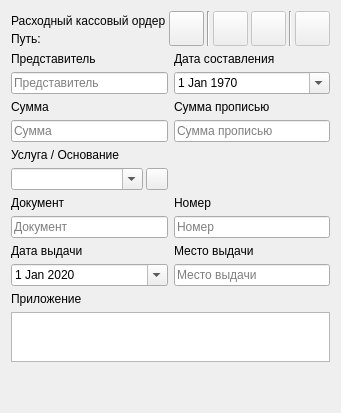
     <widget class="QWidget" name="t_cash_order_expense_form">
      <property name="enabled">
       <bool>true</bool>
      </property>
      <attribute name="title">
       <string>Расходный кассовый ордер</string>
      </attribute>
      <layout class="QGridLayout" name="gl_coef">
       <item row="3" column="0" colspan="2">
        <spacer name="vs_coef">
         <property name="orientation">
          <enum>Qt::Vertical</enum>
         </property>
         <property name="sizeHint" stdset="0">
          <size>
           <width>20</width>
           <height>40</height>
          </size>
         </property>
        </spacer>
       </item>
       <item row="1" column="0" colspan="2">
        <widget class="QWidget" name="w_coef" native="true">
         <layout class="QGridLayout" name="gl_w_coef">
          <property name="leftMargin">
           <number>0</number>
          </property>
          <property name="topMargin">
           <number>0</number>
          </property>
          <property name="rightMargin">
           <number>0</number>
          </property>
          <property name="bottomMargin">
           <number>0</number>
          </property>
          <property name="spacing">
           <number>6</number>
          </property>
          <item row="8" column="0">
           <widget class="QWidget" name="w_coef_services" native="true">
            <layout class="QHBoxLayout" name="hl_coef_services">
             <property name="spacing">
              <number>3</number>
             </property>
             <property name="leftMargin">
              <number>0</number>
             </property>
             <property name="topMargin">
              <number>0</number>
             </property>
             <property name="rightMargin">
              <number>0</number>
             </property>
             <property name="bottomMargin">
              <number>0</number>
             </property>
             <item>
              <widget class="QComboBox" name="cmb_coef_service">
               <property name="minimumSize">
                <size>
                 <width>0</width>
                 <height>22</height>
                </size>
               </property>
               <property name="maximumSize">
                <size>
                 <width>16777215</width>
                 <height>22</height>
                </size>
               </property>
               <property name="editable">
                <bool>true</bool>
               </property>
               <property name="sizeAdjustPolicy">
                <enum>QComboBox::AdjustToMinimumContentsLengthWithIcon</enum>
               </property>
               <property name="duplicatesEnabled">
                <bool>false</bool>
               </property>
              </widget>
             </item>
             <item>
              <widget class="QPushButton" name="pb_coef_toggle_service">
               <property name="minimumSize">
                <size>
                 <width>22</width>
                 <height>22</height>
                </size>
               </property>
               <property name="maximumSize">
                <size>
                 <width>22</width>
                 <height>22</height>
                </size>
               </property>
               <property name="icon">
                <iconset resource="../resources/resources.qrc">
                 <normaloff>:/icons/icons/plus.ico</normaloff>:/icons/icons/plus.ico</iconset>
               </property>
               <property name="iconSize">
                <size>
                 <width>10</width>
                 <height>10</height>
                </size>
               </property>
              </widget>
             </item>
            </layout>
           </widget>
          </item>
          <item row="10" column="1">
           <widget class="QLineEdit" name="le_coef_document_code">
            <property name="minimumSize">
             <size>
              <width>0</width>
              <height>22</height>
             </size>
            </property>
            <property name="maximumSize">
             <size>
              <width>16777215</width>
              <height>22</height>
             </size>
            </property>
            <property name="text">
             <string/>
            </property>
            <property name="placeholderText">
             <string>Номер</string>
            </property>
            <property name="clearButtonEnabled">
             <bool>true</bool>
            </property>
           </widget>
          </item>
          <item row="11" column="0">
           <widget class="QLabel" name="l_coef_document_issue_date">
            <property name="text">
             <string>Дата выдачи</string>
            </property>
           </widget>
          </item>
          <item row="13" column="0" colspan="2">
           <widget class="QLabel" name="l_coef_addiction">
            <property name="text">
             <string>Приложение</string>
            </property>
           </widget>
          </item>
          <item row="14" column="0" colspan="2">
           <widget class="QPlainTextEdit" name="pte_coef_addiction">
            <property name="minimumSize">
             <size>
              <width>0</width>
              <height>50</height>
             </size>
            </property>
            <property name="maximumSize">
             <size>
              <width>16777215</width>
              <height>50</height>
             </size>
            </property>
            <property name="tabChangesFocus">
             <bool>true</bool>
            </property>
           </widget>
          </item>
          <item row="3" column="1">
           <widget class="QDateEdit" name="de_coef_date">
            <property name="minimumSize">
             <size>
              <width>0</width>
              <height>22</height>
             </size>
            </property>
            <property name="maximumSize">
             <size>
              <width>16777215</width>
              <height>22</height>
             </size>
            </property>
            <property name="buttonSymbols">
             <enum>QAbstractSpinBox::NoButtons</enum>
            </property>
            <property name="dateTime">
             <datetime>
              <hour>0</hour>
              <minute>0</minute>
              <second>0</second>
              <year>1970</year>
              <month>1</month>
              <day>1</day>
             </datetime>
            </property>
            <property name="calendarPopup">
             <bool>true</bool>
            </property>
           </widget>
          </item>
          <item row="12" column="0">
           <widget class="QDateEdit" name="de_coef_document_issue_date">
            <property name="minimumSize">
             <size>
              <width>0</width>
              <height>22</height>
             </size>
            </property>
            <property name="maximumSize">
             <size>
              <width>16777215</width>
              <height>22</height>
             </size>
            </property>
            <property name="buttonSymbols">
             <enum>QAbstractSpinBox::NoButtons</enum>
            </property>
            <property name="dateTime">
             <datetime>
              <hour>0</hour>
              <minute>0</minute>
              <second>0</second>
              <year>2020</year>
              <month>1</month>
              <day>1</day>
             </datetime>
            </property>
            <property name="calendarPopup">
             <bool>true</bool>
            </property>
           </widget>
          </item>
          <item row="10" column="0">
           <widget class="QLineEdit" name="le_coef_document">
            <property name="minimumSize">
             <size>
              <width>0</width>
              <height>22</height>
             </size>
            </property>
            <property name="maximumSize">
             <size>
              <width>16777215</width>
              <height>22</height>
             </size>
            </property>
            <property name="text">
             <string/>
            </property>
            <property name="placeholderText">
             <string>Документ</string>
            </property>
            <property name="clearButtonEnabled">
             <bool>true</bool>
            </property>
           </widget>
          </item>
          <item row="5" column="0">
           <widget class="QLabel" name="l_coef_price">
            <property name="text">
             <string>Сумма</string>
            </property>
           </widget>
          </item>
          <item row="5" column="1">
           <widget class="QLabel" name="l_coef_price_text">
            <property name="text">
             <string>Сумма прописью</string>
            </property>
           </widget>
          </item>
          <item row="3" column="0">
           <widget class="QLineEdit" name="le_coef_agent">
            <property name="minimumSize">
             <size>
              <width>0</width>
              <height>22</height>
             </size>
            </property>
            <property name="maximumSize">
             <size>
              <width>16777215</width>
              <height>22</height>
             </size>
            </property>
            <property name="text">
             <string/>
            </property>
            <property name="placeholderText">
             <string>Представитель</string>
            </property>
            <property name="clearButtonEnabled">
             <bool>true</bool>
            </property>
           </widget>
          </item>
          <item row="9" column="1">
           <widget class="QLabel" name="l_coef_document_code">
            <property name="text">
             <string>Номер</string>
            </property>
           </widget>
          </item>
          <item row="6" column="0">
           <widget class="QLineEdit" name="le_coef_price">
            <property name="minimumSize">
             <size>
              <width>0</width>
              <height>22</height>
             </size>
            </property>
            <property name="maximumSize">
             <size>
              <width>16777215</width>
              <height>22</height>
             </size>
            </property>
            <property name="text">
             <string/>
            </property>
            <property name="placeholderText">
             <string>Сумма</string>
            </property>
            <property name="clearButtonEnabled">
             <bool>true</bool>
            </property>
           </widget>
          </item>
          <item row="7" column="0">
           <widget class="QLabel" name="l_coef_service">
            <property name="text">
             <string>Услуга / Основание</string>
            </property>
            <property name="alignment">
             <set>Qt::AlignLeading|Qt::AlignLeft|Qt::AlignVCenter</set>
            </property>
           </widget>
          </item>
          <item row="6" column="1">
           <widget class="QLineEdit" name="le_coef_price_text">
            <property name="minimumSize">
             <size>
              <width>0</width>
              <height>22</height>
             </size>
            </property>
            <property name="maximumSize">
             <size>
              <width>16777215</width>
              <height>22</height>
             </size>
            </property>
            <property name="text">
             <string/>
            </property>
            <property name="readOnly">
             <bool>true</bool>
            </property>
            <property name="placeholderText">
             <string>Сумма прописью</string>
            </property>
            <property name="clearButtonEnabled">
             <bool>true</bool>
            </property>
           </widget>
          </item>
          <item row="11" column="1">
           <widget class="QLabel" name="l_coef_document_issue_place">
            <property name="text">
             <string>Место выдачи</string>
            </property>
           </widget>
          </item>
          <item row="9" column="0">
           <widget class="QLabel" name="l_coef_document">
            <property name="text">
             <string>Документ</string>
            </property>
           </widget>
          </item>
          <item row="12" column="1">
           <widget class="QLineEdit" name="le_coef_document_issue_place">
            <property name="minimumSize">
             <size>
              <width>0</width>
              <height>22</height>
             </size>
            </property>
            <property name="maximumSize">
             <size>
              <width>16777215</width>
              <height>22</height>
             </size>
            </property>
            <property name="text">
             <string/>
            </property>
            <property name="placeholderText">
             <string>Место выдачи</string>
            </property>
            <property name="clearButtonEnabled">
             <bool>true</bool>
            </property>
           </widget>
          </item>
          <item row="2" column="1">
           <widget class="QLabel" name="l_coef_date">
            <property name="text">
             <string>Дата составления</string>
            </property>
           </widget>
          </item>
          <item row="2" column="0">
           <widget class="QLabel" name="l_coef_agent">
            <property name="text">
             <string>Представитель</string>
            </property>
           </widget>
          </item>
         </layout>
        </widget>
       </item>
       <item row="0" column="0" colspan="2">
        <widget class="QWidget" name="w_coef_actions" native="true">
         <property name="minimumSize">
          <size>
           <width>0</width>
           <height>35</height>
          </size>
         </property>
         <property name="maximumSize">
          <size>
           <width>16777215</width>
           <height>35</height>
          </size>
         </property>
         <layout class="QGridLayout" name="gl_coef_actions">
          <property name="leftMargin">
           <number>0</number>
          </property>
          <property name="topMargin">
           <number>0</number>
          </property>
          <property name="rightMargin">
           <number>0</number>
          </property>
          <property name="bottomMargin">
           <number>0</number>
          </property>
          <property name="spacing">
           <number>3</number>
          </property>
          <item row="3" column="3">
           <widget class="QPushButton" name="pb_coef_open_file">
            <property name="enabled">
             <bool>false</bool>
            </property>
            <property name="sizePolicy">
             <sizepolicy hsizetype="Fixed" vsizetype="Fixed">
              <horstretch>0</horstretch>
              <verstretch>0</verstretch>
             </sizepolicy>
            </property>
            <property name="minimumSize">
             <size>
              <width>35</width>
              <height>35</height>
             </size>
            </property>
            <property name="maximumSize">
             <size>
              <width>35</width>
              <height>35</height>
             </size>
            </property>
            <property name="toolTip">
             <string>Открыть</string>
            </property>
            <property name="icon">
             <iconset resource="../resources/resources.qrc">
              <normaloff>:/icons/icons/open-file.ico</normaloff>:/icons/icons/open-file.ico</iconset>
            </property>
            <property name="iconSize">
             <size>
              <width>20</width>
              <height>20</height>
             </size>
            </property>
            <property name="shortcut">
             <string>Ctrl+O</string>
            </property>
           </widget>
          </item>
          <item row="3" column="1">
           <widget class="QPushButton" name="pb_coef_save">
            <property name="sizePolicy">
             <sizepolicy hsizetype="Fixed" vsizetype="Fixed">
              <horstretch>0</horstretch>
              <verstretch>0</verstretch>
             </sizepolicy>
            </property>
            <property name="minimumSize">
             <size>
              <width>35</width>
              <height>35</height>
             </size>
            </property>
            <property name="maximumSize">
             <size>
              <width>35</width>
              <height>35</height>
             </size>
            </property>
            <property name="toolTip">
             <string>Сохранить</string>
            </property>
            <property name="icon">
             <iconset resource="../resources/resources.qrc">
              <normaloff>:/icons/icons/save-button.ico</normaloff>:/icons/icons/save-button.ico</iconset>
            </property>
            <property name="iconSize">
             <size>
              <width>22</width>
              <height>22</height>
             </size>
            </property>
           </widget>
          </item>
          <item row="3" column="2">
           <widget class="Line" name="line_coef_1">
            <property name="sizePolicy">
             <sizepolicy hsizetype="Fixed" vsizetype="Fixed">
              <horstretch>0</horstretch>
              <verstretch>0</verstretch>
             </sizepolicy>
            </property>
            <property name="minimumSize">
             <size>
              <width>0</width>
              <height>35</height>
             </size>
            </property>
            <property name="orientation">
             <enum>Qt::Vertical</enum>
            </property>
           </widget>
          </item>
          <item row="3" column="4">
           <widget class="QPushButton" name="pb_coef_open_folder">
            <property name="enabled">
             <bool>false</bool>
            </property>
            <property name="sizePolicy">
             <sizepolicy hsizetype="Fixed" vsizetype="Fixed">
              <horstretch>0</horstretch>
              <verstretch>0</verstretch>
             </sizepolicy>
            </property>
            <property name="minimumSize">
             <size>
              <width>35</width>
              <height>35</height>
             </size>
            </property>
            <property name="maximumSize">
             <size>
              <width>35</width>
              <height>35</height>
             </size>
            </property>
            <property name="toolTip">
             <string>Открыть в проводнике</string>
            </property>
            <property name="icon">
             <iconset resource="../resources/resources.qrc">
              <normaloff>:/icons/icons/open-folder.ico</normaloff>:/icons/icons/open-folder.ico</iconset>
            </property>
            <property name="iconSize">
             <size>
              <width>24</width>
              <height>24</height>
             </size>
            </property>
            <property name="shortcut">
             <string>Ctrl+F</string>
            </property>
           </widget>
          </item>
          <item row="3" column="6">
           <widget class="QPushButton" name="pb_coef_docx">
            <property name="enabled">
             <bool>false</bool>
            </property>
            <property name="sizePolicy">
             <sizepolicy hsizetype="Fixed" vsizetype="Fixed">
              <horstretch>0</horstretch>
              <verstretch>0</verstretch>
             </sizepolicy>
            </property>
            <property name="minimumSize">
             <size>
              <width>35</width>
              <height>35</height>
             </size>
            </property>
            <property name="maximumSize">
             <size>
              <width>35</width>
              <height>35</height>
             </size>
            </property>
            <property name="toolTip">
             <string>Превью файла Word</string>
            </property>
            <property name="icon">
             <iconset resource="../resources/resources.qrc">
              <normaloff>:/icons/icons/eye.ico</normaloff>:/icons/icons/eye.ico</iconset>
            </property>
            <property name="iconSize">
             <size>
              <width>20</width>
              <height>20</height>
             </size>
            </property>
            <property name="shortcut">
             <string>Ctrl+W</string>
            </property>
           </widget>
          </item>
          <item row="3" column="5">
           <widget class="Line" name="line_coef_2">
            <property name="sizePolicy">
             <sizepolicy hsizetype="Fixed" vsizetype="Fixed">
              <horstretch>0</horstretch>
              <verstretch>0</verstretch>
             </sizepolicy>
            </property>
            <property name="minimumSize">
             <size>
              <width>0</width>
              <height>35</height>
             </size>
            </property>
            <property name="orientation">
             <enum>Qt::Vertical</enum>
            </property>
           </widget>
          </item>
          <item row="3" column="0">
           <layout class="QVBoxLayout" name="vl_coef_title">
            <property name="spacing">
             <number>2</number>
            </property>
            <property name="topMargin">
             <number>2</number>
            </property>
            <item>
             <widget class="QLabel" name="l_coef">
              <property name="font">
               <font>
                <pointsize>9</pointsize>
               </font>
              </property>
              <property name="text">
               <string>Расходный кассовый ордер</string>
              </property>
             </widget>
            </item>
            <item>
             <widget class="QLabel" name="l_coef_path">
              <property name="text">
               <string>Путь:</string>
              </property>
             </widget>
            </item>
           </layout>
          </item>
         </layout>
        </widget>
       </item>
      </layout>
     </widget>
